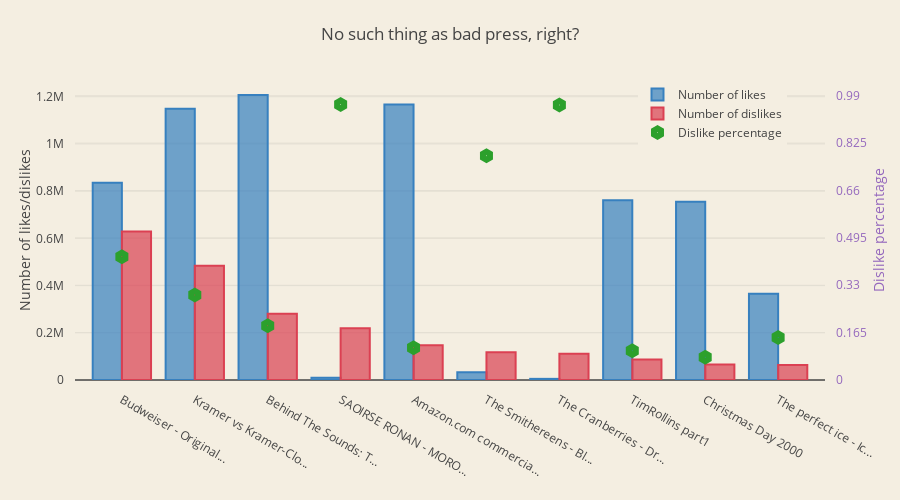

Here is the notebook cell this chart was saved with:
### Markdown cell above
### 2.6. No such thing as bad press, right?
<a id="no_such_thing_as_bad_press_right"></a>
This section dedicated to videos that has gained popularity on YT by being disliked.

### Code cell
max_title_length = 20
number_of_late_bloomers = 10

most_disliked = us_videos_first.sort_values(["dislikes"], ascending=False).head(number_of_late_bloomers)
most_disliked_title = [(x if len(x) <= max_title_length else x[:max_title_length] + "...") for x in late_bloomers.title.values]
most_disliked_l_number = most_disliked.likes.values
most_disliked_dl_number = most_disliked.dislikes.values
most_disliked_dl_percentage = most_disliked.dislike_percentage.values

trace1 = go.Bar(
    x = most_disliked_title,
    y = most_disliked_l_number,
    name='Number of likes',
    marker=dict(
        color='rgba(55, 128, 191, 0.7)',
        line=dict(
            color='rgba(55, 128, 191, 1.0)',
            width=2,
        )
    )
)
trace2 = go.Bar(
    x = most_disliked_title,
    y = most_disliked_dl_number,
    name='Number of dislikes',
    marker=dict(
        color='rgba(219, 64, 82, 0.7)',
        line=dict(
            color='rgba(219, 64, 82, 1.0)',
            width=2,
        )
    )
)

trace3 = go.Scatter(
    x = most_disliked_title,
    y = most_disliked_dl_percentage,
    name='Dislike percentage',
    mode = 'markers',
    marker=dict(
        symbol="hexagon-dot",
        size=15
    ),
    yaxis='y2'
)

data = [trace1, trace2, trace3]
layout = go.Layout(
    barmode='group',
    title = 'No such thing as bad press, right?',
    width=900,
    height=500,
    margin=go.Margin(
        l=75,
        r=75,
        b=120,
        t=80,
        pad=10
    ),
    paper_bgcolor='rgb(244, 238, 225)',
    plot_bgcolor='rgb(244, 238, 225)',
    yaxis = dict(
        title= 'Number of likes/dislikes',
        anchor = 'x',
        rangemode='tozero'
    ),   
    yaxis2=dict(
        title='Dislike percentage',
        titlefont=dict(
            color='rgb(148, 103, 189)'
        ),
        tickfont=dict(
            color='rgb(148, 103, 189)'
        ),
        overlaying='y',
        side='right',
        anchor = 'x',
        rangemode = 'tozero',
        dtick = 0.165
    ),
    legend=dict(x=0.75, y=1)
)

fig = go.Figure(data=data, layout=layout)
py.iplot(fig)

### Figure 1 — Plotly figure (JSON) as saved in the notebook; plotly's stock layout.template omitted (floating-point values rounded to 4 significant figures)
{"data": [{"marker": {"color": "rgba(55, 128, 191, 0.7)", "line": {"color": "rgba(55, 128, 191, 1.0)", "width": 2}}, "name": "Number of likes", "type": "bar", "x": ["Budweiser - Original...", "Kramer vs Kramer-Clo...", "Behind The Sounds: T...", "SAOIRSE RONAN - MORO...", "Amazon.com commercia...", "The Smithereens - Bl...", "The Cranberries - Dr...", "TimRollins part1", "Christmas Day 2000", "The perfect ice - Ic...", "Blade Vs Deacon Fros...", "The Royal Tenenbaums...", "LL sound in Welsh", "washing dishes by ha...", "Imperial-class Star ...", "Martin Luther King -...", "二贵摔跤 - tienghoa.net", "Live in the now!", "U.S. v. Whistleblowe...", "Nick Andopolis: Drum..."], "y": [835378, 1149185, 1207457, 9100, 1167488, 32892, 4870, 761852, 754791, 365439]}, {"marker": {"color": "rgba(219, 64, 82, 0.7)", "line": {"color": "rgba(219, 64, 82, 1.0)", "width": 2}}, "name": "Number of dislikes", "type": "bar", "x": ["Budweiser - Original...", "Kramer vs Kramer-Clo...", "Behind The Sounds: T...", "SAOIRSE RONAN - MORO...", "Amazon.com commercia...", "The Smithereens - Bl...", "The Cranberries - Dr...", "TimRollins part1", "Christmas Day 2000", "The perfect ice - Ic...", "Blade Vs Deacon Fros...", "The Royal Tenenbaums...", "LL sound in Welsh", "washing dishes by ha...", "Imperial-class Star ...", "Martin Luther King -...", "二贵摔跤 - tienghoa.net", "Live in the now!", "U.S. v. Whistleblowe...", "Nick Andopolis: Drum..."], "y": [629120, 483924, 280675, 218841, 147643, 117128, 110707, 86475, 65326, 63579]}, {"marker": {"size": 15, "symbol": "hexagon-dot"}, "mode": "markers", "name": "Dislike percentage", "type": "scatter", "x": ["Budweiser - Original...", "Kramer vs Kramer-Clo...", "Behind The Sounds: T...", "SAOIRSE RONAN - MORO...", "Amazon.com commercia...", "The Smithereens - Bl...", "The Cranberries - Dr...", "TimRollins part1", "Christmas Day 2000", "The perfect ice - Ic...", "Blade Vs Deacon Fros...", "The Royal Tenenbaums...", "LL sound in Welsh", "washing dishes by ha...", "Imperial-class Star ...", "Martin Luther King -...", "二贵摔跤 - tienghoa.net", "Live in the now!", "U.S. v. Whistleblowe...", "Nick Andopolis: Drum..."], "y": [0.4296, 0.2963, 0.1886, 0.9601, 0.1123, 0.7807, 0.9579, 0.1019, 0.07965, 0.1482], "yaxis": "y2"}], "layout": {"barmode": "group", "height": 500, "legend": {"x": 0.75, "y": 1}, "margin": {"b": 120, "l": 75, "pad": 10, "r": 75, "t": 80}, "paper_bgcolor": "rgb(244, 238, 225)", "plot_bgcolor": "rgb(244, 238, 225)", "title": "No such thing as bad press, right?", "width": 900, "yaxis": {"anchor": "x", "rangemode": "tozero", "title": "Number of likes/dislikes"}, "yaxis2": {"anchor": "x", "dtick": 0.165, "overlaying": "y", "rangemode": "tozero", "side": "right", "tickfont": {"color": "rgb(148, 103, 189)"}, "title": "Dislike percentage", "titlefont": {"color": "rgb(148, 103, 189)"}}}}
